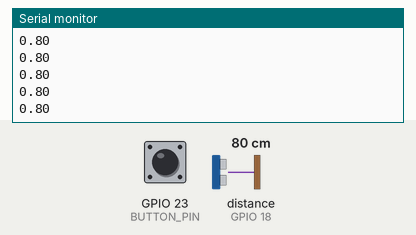
This sketch was run on a simulated ESP32. On the bench: the last lines printed to the serial monitor. Wiring (inferred from the names in the program): ultrasonic range finder: trigger GPIO 5; echo GPIO 18. The inputs (shaded band) are chosen by the test bench; at power-on: GPIO 23 (BUTTON_PIN) HIGH, distance to the obstacle (sensor on GPIO 18) 80 cm. The echo pulse lasts 58.3 µs per cm.

Above: at 1.2 s.
1.3 s: GPIO 23 (BUTTON_PIN) pulled LOW for 0.15 s
2.9 s: distance to the obstacle (sensor on GPIO 18) set to 2 cm
At 3.01 s:
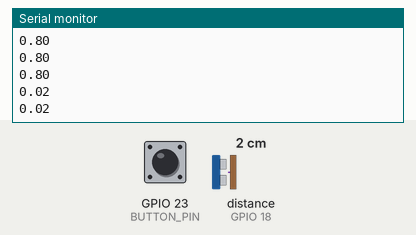
4.4 s: distance to the obstacle (sensor on GPIO 18) set to 4 cm
At 4.41 s:
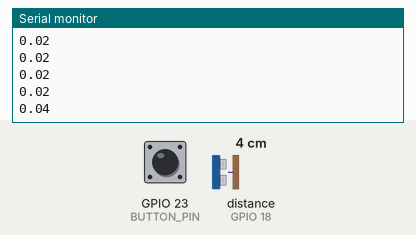
Timing chart, 0 to 7.4 s (numbered marks = the images above; inputs shaded):
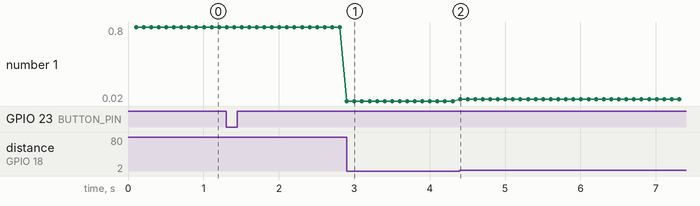

The sketch:

apnvi_esp32.ino
```cpp
/*
  APNVI ESP32: the forward ultrasonic (Stage 1) plus the hold-to-talk button (Stage 2).

  Replaces the Stage 1 sketch esp32/ultrasonic/ultrasonic.ino. The ultrasonic part keeps
  the agreed Stage 1 settings exactly (stage1-weekend-plan.md):
    115200 baud, one number per line, metres with 2 decimals (e.g. 1.23),
    -1 when nothing is in range, about 10 times a second, TRIG on GPIO 5, ECHO on GPIO 18.

  New for Stage 2 (decided 2026-10-08: hold to talk):
    one push button between GPIO 23 and GND. No resistor: the ESP32's built-in one is used.
    Pressed  -> sends a line "B1"
    Released -> sends a line "B0"
  The Stage 1 reader skips any line that is not a number, so it ignores these lines.
*/

const int TRIG_PIN = 5;
const int ECHO_PIN = 18;
const int BUTTON_PIN = 23;

const unsigned long BAUD = 115200;
const unsigned long DISTANCE_EVERY_MS = 100;    // about 10 distances a second
const unsigned long ECHO_TIMEOUT_US = 25000;    // no echo after 25 ms = nothing within ~4 m
const float SOUND_M_PER_US = 0.000343;          // speed of sound, metres per microsecond
const unsigned long DEBOUNCE_MS = 30;           // ignore the contact bouncing when pressed

unsigned long lastDistanceMs = 0;
bool buttonDown = false;                        // what we last reported
bool lastReading = false;                       // what the pin said last time we looked
unsigned long readingSinceMs = 0;               // since when the pin has said that

float readDistanceM() {
  // Send a 10 microsecond pulse, then time how long the echo takes to come back.
  digitalWrite(TRIG_PIN, LOW);
  delayMicroseconds(2);
  digitalWrite(TRIG_PIN, HIGH);
  delayMicroseconds(10);
  digitalWrite(TRIG_PIN, LOW);
  unsigned long echoUs = pulseIn(ECHO_PIN, HIGH, ECHO_TIMEOUT_US);
  if (echoUs == 0) {
    return -1.0;                                // no echo: nothing in range
  }
  return echoUs * SOUND_M_PER_US / 2.0;         // there and back, so halve it
}

void checkButton() {
  // The pin reads LOW while the button is pressed (it connects the pin to GND).
  bool reading = digitalRead(BUTTON_PIN) == LOW;
  unsigned long now = millis();
  if (reading != lastReading) {
    lastReading = reading;
    readingSinceMs = now;
  }
  // Only believe a change once it has held still for DEBOUNCE_MS.
  if (reading != buttonDown && now - readingSinceMs >= DEBOUNCE_MS) {
    buttonDown = reading;
    Serial.println(buttonDown ? "B1" : "B0");
  }
}

void setup() {
  Serial.begin(BAUD);
  pinMode(TRIG_PIN, OUTPUT);
  pinMode(ECHO_PIN, INPUT);
  pinMode(BUTTON_PIN, INPUT_PULLUP);
  digitalWrite(TRIG_PIN, LOW);
}

void loop() {
  checkButton();
  unsigned long now = millis();
  if (now - lastDistanceMs >= DISTANCE_EVERY_MS) {
    lastDistanceMs = now;
    float distance = readDistanceM();
    if (distance < 0) {
      Serial.println("-1");
    } else {
      Serial.println(distance, 2);
    }
    checkButton();                              // the echo wait can take up to 25 ms
  }
}
```

Measured:
- after the input at 2.9 s, the serial monitor: prints a new line at once (image 1)
- after the input at 4.4 s, the serial monitor: prints a new line at once (image 2)
- plotted number 1: 0.8 → 0.02 after the input at 2.9 s, 0.02 → 0.04 after the input at 4.4 s
